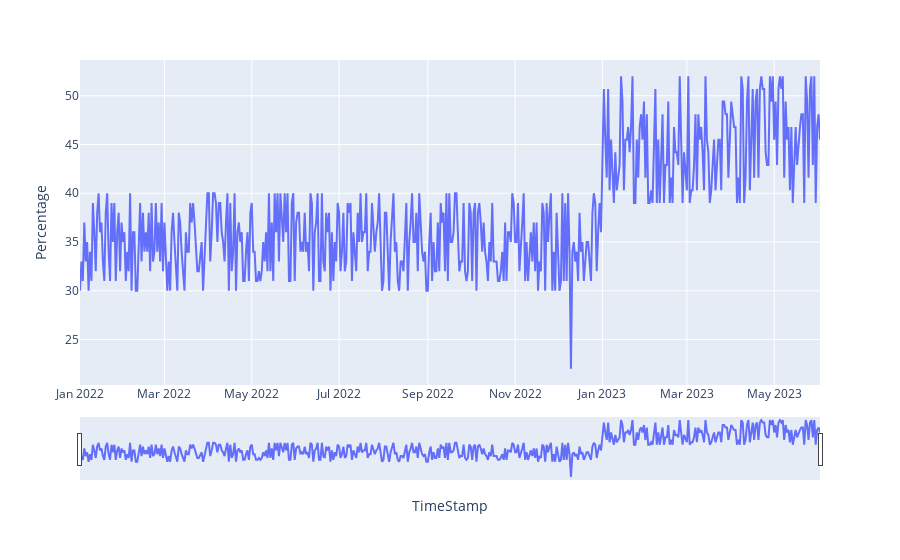

Notebook source saved alongside this figure:
### Code cell
import plotly.express as xp
fig = xp.line(df, x='TimeStamp', y='Percentage')
fig.update_xaxes(rangeslider_visible=True)
fig.show()

### Figure 1 — Plotly figure (JSON) as saved in the notebook; plotly's stock layout.template omitted (floating-point values rounded to 4 significant figures; data arrays with more than 128 entries replaced by an {"elided": "..."} marker saying what was removed)
{"data": [{"hovertemplate": "TimeStamp=%{x}<br>Percentage=%{y}<extra></extra>", "legendgroup": "", "line": {"color": "#636efa", "dash": "solid"}, "marker": {"symbol": "circle"}, "mode": "lines", "name": "", "orientation": "v", "showlegend": false, "type": "scatter", "x": {"elided": "516 str values"}, "xaxis": "x", "y": {"elided": "516 float values"}, "yaxis": "y"}], "layout": {"legend": {"tracegroupgap": 0}, "margin": {"t": 60}, "xaxis": {"anchor": "y", "domain": [0, 1], "rangeslider": {"visible": true}, "title": {"text": "TimeStamp"}}, "yaxis": {"anchor": "x", "domain": [0, 1], "title": {"text": "Percentage"}}}}
